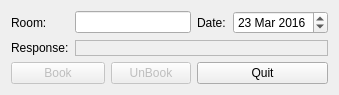
<?xml version="1.0" encoding="UTF-8"?>
<ui version="4.0">
 <class>Form</class>
 <widget class="QWidget" name="Form">
  <property name="geometry">
   <rect>
    <x>0</x>
    <y>0</y>
    <width>339</width>
    <height>90</height>
   </rect>
  </property>
  <property name="windowTitle">
   <string>Form</string>
  </property>
  <layout class="QHBoxLayout" name="horizontalLayout">
   <item>
    <layout class="QGridLayout" name="gridLayout">
     <item row="0" column="0">
      <widget class="QLabel" name="roomLabel">
       <property name="text">
        <string>Room:</string>
       </property>
      </widget>
     </item>
     <item row="0" column="1" colspan="2">
      <widget class="QLineEdit" name="roomEdit"/>
     </item>
     <item row="0" column="3">
      <widget class="QLabel" name="dateLabel">
       <property name="text">
        <string>Date:</string>
       </property>
      </widget>
     </item>
     <item row="0" column="4">
      <widget class="QDateEdit" name="dateEdit">
       <property name="date">
        <date>
         <year>2016</year>
         <month>3</month>
         <day>23</day>
        </date>
       </property>
      </widget>
     </item>
     <item row="1" column="0">
      <widget class="QLabel" name="resLabel">
       <property name="text">
        <string>Response:</string>
       </property>
      </widget>
     </item>
     <item row="1" column="1" colspan="4">
      <widget class="QLabel" name="responseLabel">
       <property name="enabled">
        <bool>false</bool>
       </property>
       <property name="frameShape">
        <enum>QFrame::StyledPanel</enum>
       </property>
       <property name="frameShadow">
        <enum>QFrame::Sunken</enum>
       </property>
       <property name="lineWidth">
        <number>6</number>
       </property>
       <property name="text">
        <string/>
       </property>
      </widget>
     </item>
     <item row="2" column="0" colspan="2">
      <widget class="QPushButton" name="bookButton">
       <property name="enabled">
        <bool>false</bool>
       </property>
       <property name="text">
        <string>Book</string>
       </property>
      </widget>
     </item>
     <item row="2" column="2">
      <widget class="QPushButton" name="unBookButton">
       <property name="enabled">
        <bool>false</bool>
       </property>
       <property name="text">
        <string>UnBook</string>
       </property>
      </widget>
     </item>
     <item row="2" column="3" colspan="2">
      <widget class="QPushButton" name="quitButton">
       <property name="text">
        <string>Quit</string>
       </property>
      </widget>
     </item>
    </layout>
   </item>
  </layout>
 </widget>
 <resources/>
 <connections/>
</ui>
